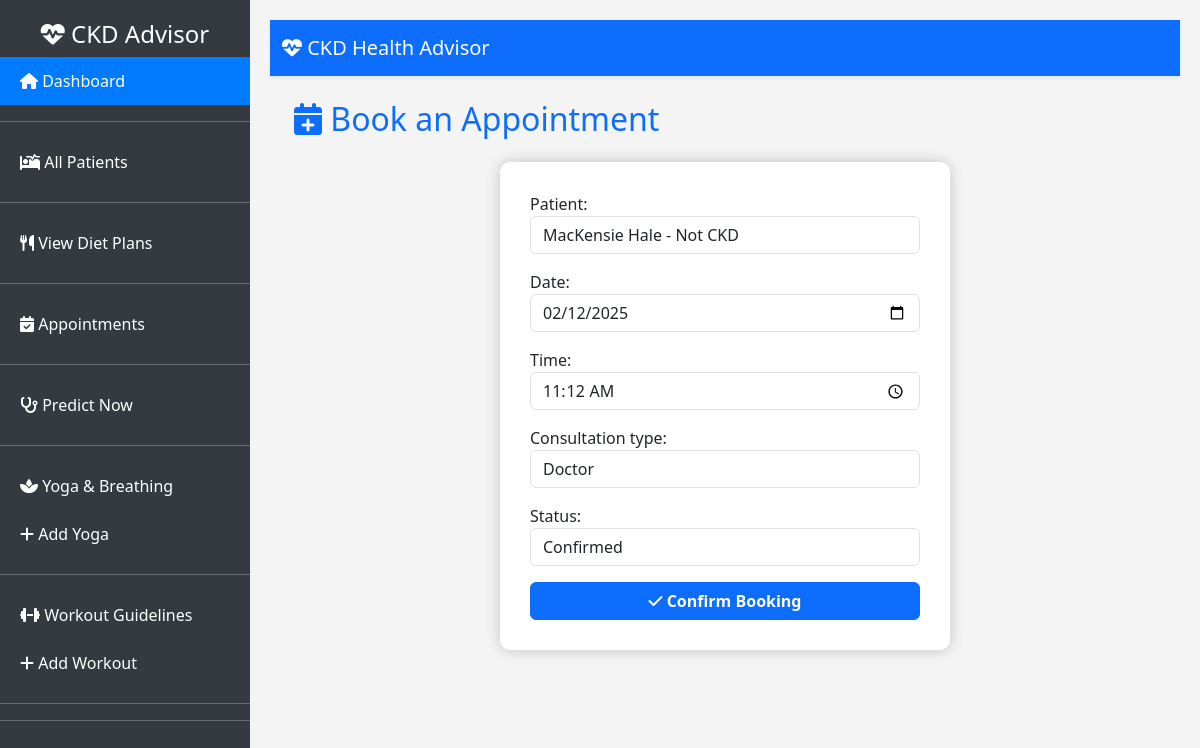
The app's page /appointments/edit/1/ with its own data.
### Accounts/models.py (models this page shows, shortened)
class Appointment(models.Model):
    CONSULTATION_CHOICES = [
        ('Doctor', 'Doctor'),
        ('Health Counselor', 'Health Counselor'),
    ]
    STATUS_CHOICES = [
        ('Pending', 'Pending'),
        ('Confirmed', 'Confirmed'),
        ('Rescheduled', 'Rescheduled'),
        ('Cancelled', 'Cancelled'),
    ]
    patient = models.ForeignKey(Patient, on_delete=models.CASCADE, related_name="appointments")
    date = models.DateField()
    time = models.TimeField()
    consultation_type = models.CharField(max_length=20, choices=CONSULTATION_CHOICES)
    status = models.CharField(max_length=20, choices=STATUS_CHOICES, default='Pending')
    created_at = models.DateTimeField(auto_now_add=True)

### Accounts/views.py (the view)
# urls.py: path('appointments/edit/<int:pk>/', AppointmentUpdateView.as_view(), name='appointment_update'),
class AppointmentUpdateView(UpdateView):
    model = Appointment
    form_class = AppointmentForm
    template_name = "appointments/appointment_form.html"
    success_url = reverse_lazy("appointment_list")

### Accounts/forms.py
class AppointmentForm(forms.ModelForm):
    patient = forms.ModelChoiceField(queryset=Patient.objects.all(), empty_label="Select Patient", widget=forms.Select(attrs={'class': 'form-control'}))
    date = forms.DateField(widget=forms.DateInput(attrs={'class': 'form-control', 'type': 'date'}))
    time = forms.TimeField(widget=forms.TimeInput(attrs={'class': 'form-control', 'type': 'time'}))
    consultation_type = forms.ChoiceField(choices=Appointment.CONSULTATION_CHOICES, widget=forms.Select(attrs={'class': 'form-control'}))
    status = forms.ChoiceField(choices=Appointment.STATUS_CHOICES, widget=forms.Select(attrs={'class': 'form-control'}))
    class Meta:
        model = Appointment
        fields = ['patient', 'date', 'time', 'consultation_type', 'status']

### Accounts/models.py (called while the page is built)
    def __str__(self):
        return f"{self.patient_info.name} - {self.prediction}"

### templates/appointments/appointment_form.html (shortened to what this page needs)
{% extends "base.html" %}
{% block content %}
<div class="container">
    <h2 class="mb-4 text-primary"><i class="fas fa-calendar-plus"></i> Book an Appointment</h2>
    <div class="form-container mx-auto">
        <form method="post">
            {{ form.as_p }}
            <button type="submit" class="btn btn-primary btn-custom"><i class="fas fa-check"></i> Confirm Booking</button>
        </form>
    </div>
</div>
{% endblock %}

### templates/base.html (style rules this page uses)
body { background: #f4f4f4; display: flex; }
.form-container { max-width: 450px; background: white; padding: 30px; border-radius: 10px; box-shadow: 0 0 15px rgba(0,0,0,0.2); }
.btn-custom { width: 100%; font-size: 16px; font-weight: bold; }

### records on screen
Appointment: patient "MacKensie Hale - Not CKD", date "02/12/2025", time "11:12:00", consultation_type "Doctor", status "Confirmed"
